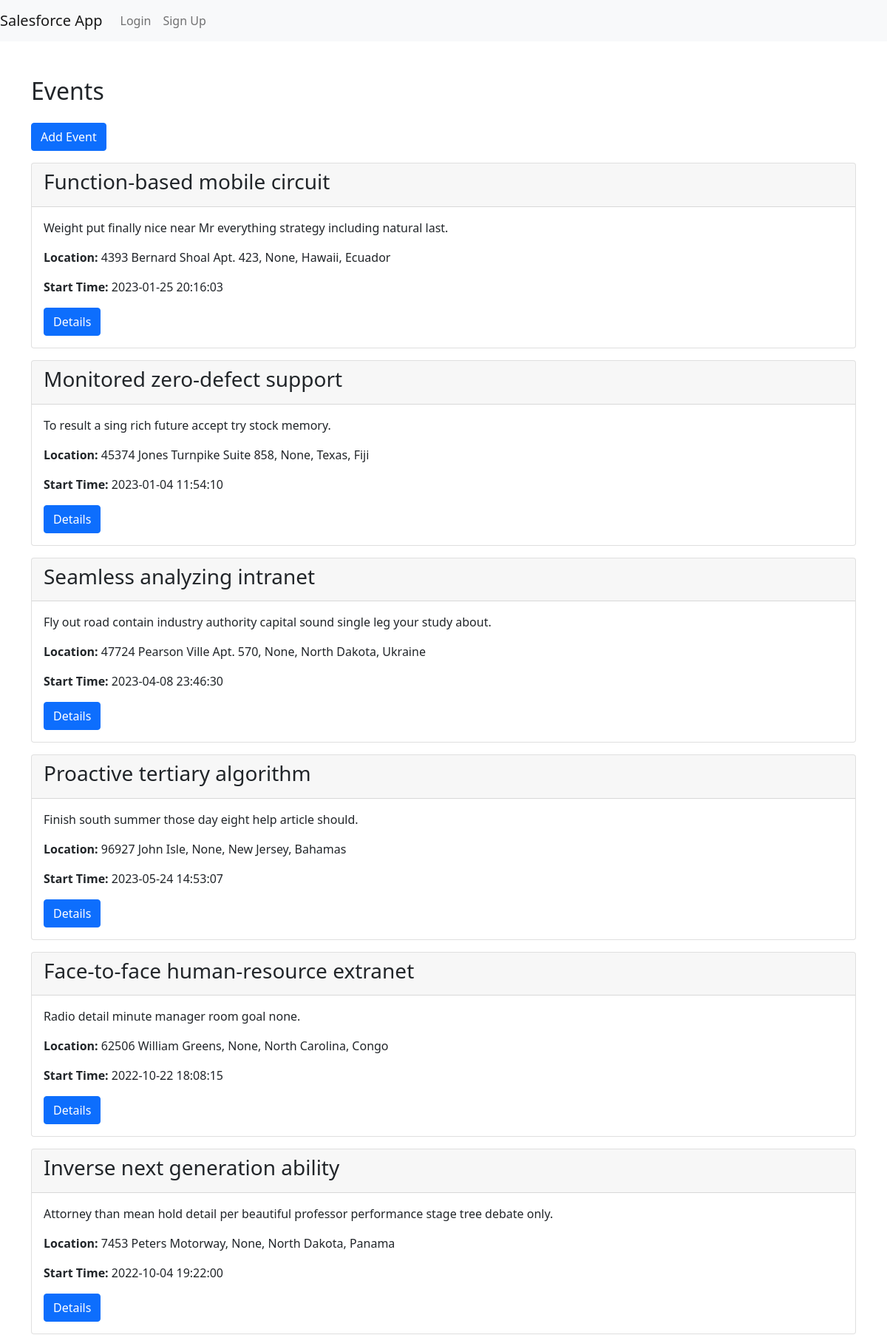
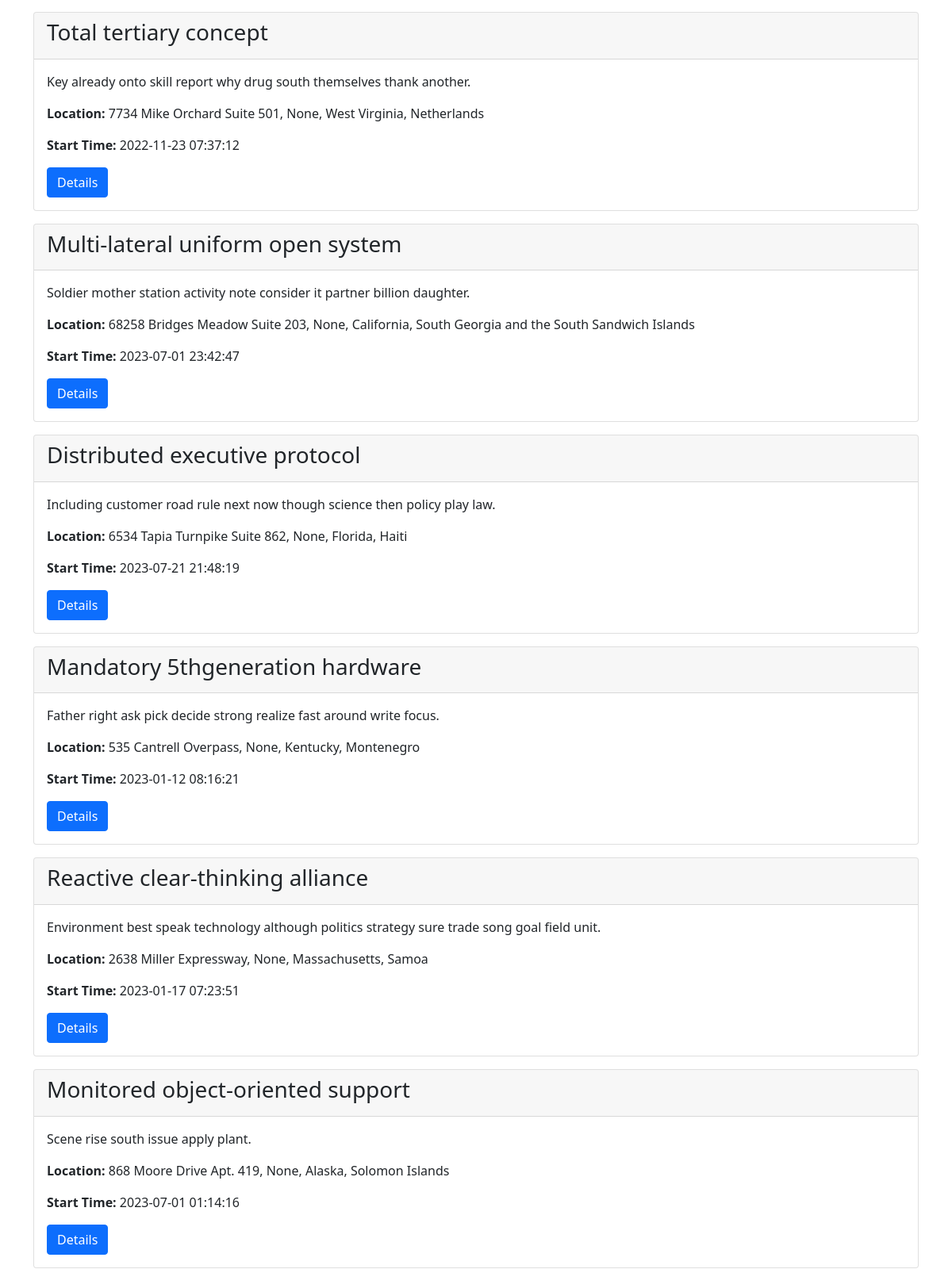
The app's page /events_page (upper part) with its own data (2 pictures, top to bottom).
### app/models.py (models this page shows, shortened)
class Event(db.Model):
    __tablename__ = 'event'
    id = db.Column(db.Integer, primary_key=True)
    name = db.Column(db.String)
    description = db.Column(db.String)
    location = db.relationship('Address', backref='event', uselist=False)
    start_time = db.Column(db.DateTime)
    end_time = db.Column(db.DateTime)
    created_at = db.Column(db.DateTime, default=datetime.utcnow)
    created_by = db.Column(db.String, db.ForeignKey('users.id'))
    audience = db.Column(db.String)
    event_type = db.Column(db.String)
    cost = db.Column(db.Float)
    sponsor = db.Column(db.String)
    expected_attendees = db.Column(db.Integer)
    actual_attendees = db.Column(db.Integer)
    marketing_channel = db.Column(db.String)
    created_by_user = db.relationship('User', backref=db.backref('events', lazy=True))

class Address(db.Model):
    id = db.Column(db.Integer, primary_key=True)
    street = db.Column(db.String(100))
    city = db.Column(db.String(50))
    state = db.Column(db.String(50))
    zip_code = db.Column(db.String(10))
    country = db.Column(db.String(50))
    event_id = db.Column(db.Integer, db.ForeignKey('event.id'))

### main.py (the view)
@app.route('/events_page')
def events_page():
    with app.app_context():
        events = Event.query.options(joinedload(Event.location)).all()
    return render_template('events_page.html', events=events)

### templates/events_page.html (shortened to what this page needs)
{% extends "base.html" %}
{% block content %}
    <div class="container mt-5 animate__animated animate__fadeIn">
        <h2 class="mb-4">Events</h2>
            <a href="/add_event" class="btn btn-primary mb-3 animate__animated animate__pulse animate__delay-1s animate__infinite">Add Event</a>
        {% for event in events %}
            <div class="card mb-3 animate__animated animate__flipInX">
                <div class="card-header">
                    <h3>{{ event.name }}</h3>
                </div>
                <div class="card-body">
                    <p class="card-text">{{ event.description }}</p>
                    <p class="card-text"><strong>Location:</strong> {{ event.location.street|default('N/A') }}, {{ event.location.city|default('N/A') }}, {{ event.location.state|default('N/A') }}, {{ event.location.country|default('N/A') }}</p>
                    {% if event.start_time %}
                        <p class="card-text"><strong>Start Time:</strong> {{ event.start_time.strftime('%Y-%m-%d %H:%M:%S') }}</p>
                    {% endif %}
                    <a class="btn btn-primary" data-bs-toggle="collapse" href="#collapse{{ event.id }}" role="button" aria-expanded="false" aria-controls="collapse{{ event.id }}">Details</a>
                </div>
            </div>
        {% endfor %}
    </div>
{% endblock %}

### records on screen
Event: name "Function-based mobile circuit", description "Weight put finally nice near Mr everything strategy including natural last.", location.street "4393 Bernard Shoal Apt. 423", location.city "None", location.state "Hawaii", location.country "Ecuador", start_time "2023-01-25 20:16:03"
Event: name "Monitored zero-defect support", description "To result a sing rich future accept try stock memory.", location.street "45374 Jones Turnpike Suite 858", location.city "None", location.state "Texas", location.country "Fiji", start_time "2023-01-04 11:54:10"
Event: name "Seamless analyzing intranet", description "Fly out road contain industry authority capital sound single leg your study about.", location.street "47724 Pearson Ville Apt. 570", location.city "None", location.state "North Dakota", location.country "Ukraine", start_time "2023-04-08 23:46:30"
Event: name "Proactive tertiary algorithm", description "Finish south summer those day eight help article should.", location.street "96927 John Isle", location.city "None", location.state "New Jersey", location.country "Bahamas", start_time "2023-05-24 14:53:07"
Event: name "Face-to-face human-resource extranet", description "Radio detail minute manager room goal none.", location.street "62506 William Greens", location.city "None", location.state "North Carolina", location.country "Congo", start_time "2022-10-22 18:08:15"
Event: name "Inverse next generation ability", description "Attorney than mean hold detail per beautiful professor performance stage tree debate only.", location.street "7453 Peters Motorway", location.city "None", location.state "North Dakota", location.country "Panama", start_time "2022-10-04 19:22:00"
Event: name "Total tertiary concept", description "Key already onto skill report why drug south themselves thank another.", location.street "7734 Mike Orchard Suite 501", location.city "None", location.state "West Virginia", location.country "Netherlands", start_time "2022-11-23 07:37:12"
Event: name "Multi-lateral uniform open system", description "Soldier mother station activity note consider it partner billion daughter.", location.street "68258 Bridges Meadow Suite 203", location.city "None", location.state "California", location.country "South Georgia and the South Sandwich Islands", start_time "2023-07-01 23:42:47"
Event: name "Distributed executive protocol", description "Including customer road rule next now though science then policy play law.", location.street "6534 Tapia Turnpike Suite 862", location.city "None", location.state "Florida", location.country "Haiti", start_time "2023-07-21 21:48:19"
Event: name "Mandatory 5thgeneration hardware", description "Father right ask pick decide strong realize fast around write focus.", location.street "535 Cantrell Overpass", location.city "None", location.state "Kentucky", location.country "Montenegro", start_time "2023-01-12 08:16:21"
Event: name "Reactive clear-thinking alliance", description "Environment best speak technology although politics strategy sure trade song goal field unit.", location.street "2638 Miller Expressway", location.city "None", location.state "Massachusetts", location.country "Samoa", start_time "2023-01-17 07:23:51"
Event: name "Monitored object-oriented support", description "Scene rise south issue apply plant.", location.street "868 Moore Drive Apt. 419", location.city "None", location.state "Alaska", location.country "Solomon Islands", start_time "2023-07-01 01:14:16"
